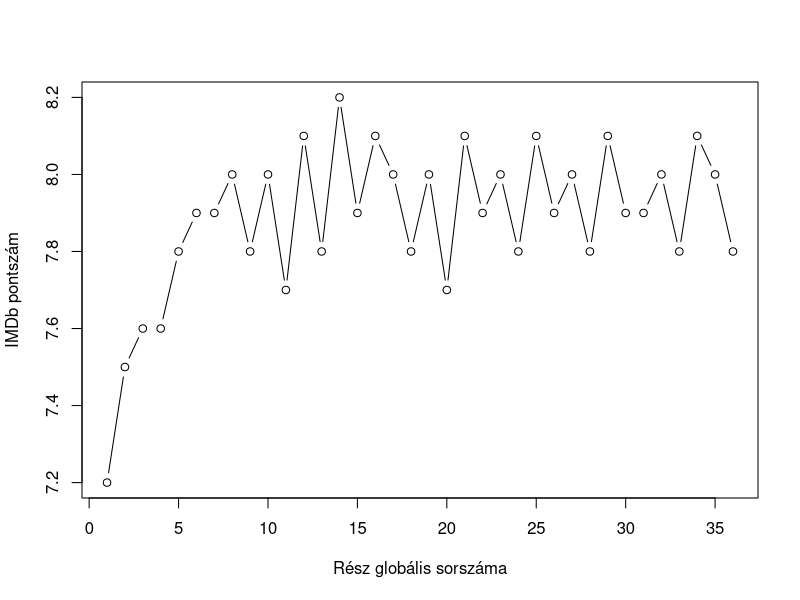
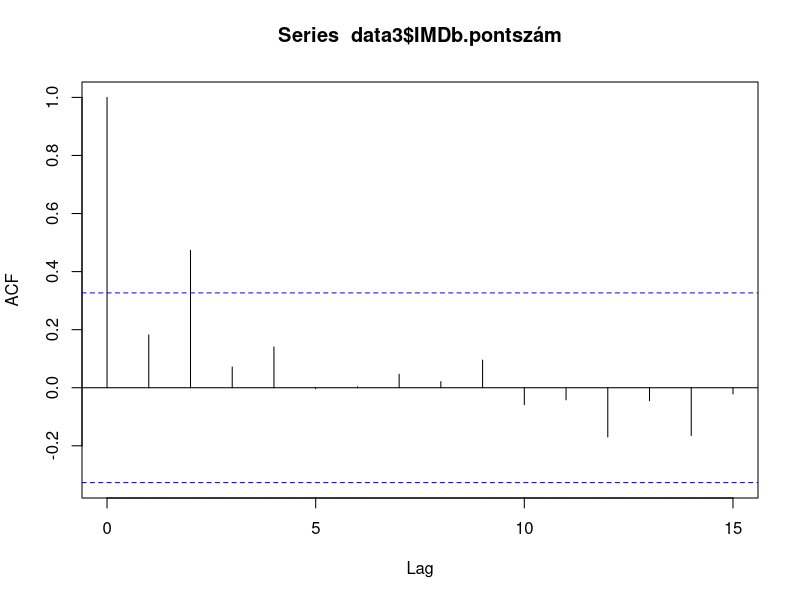
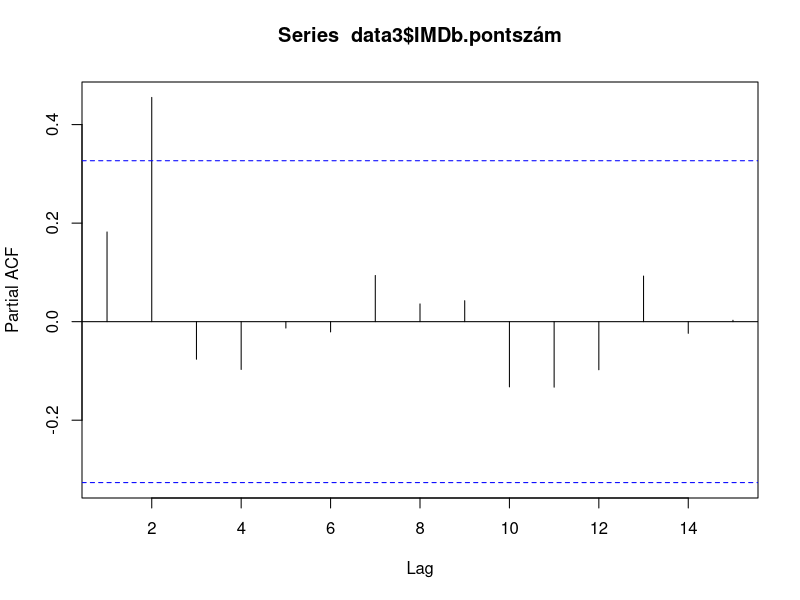
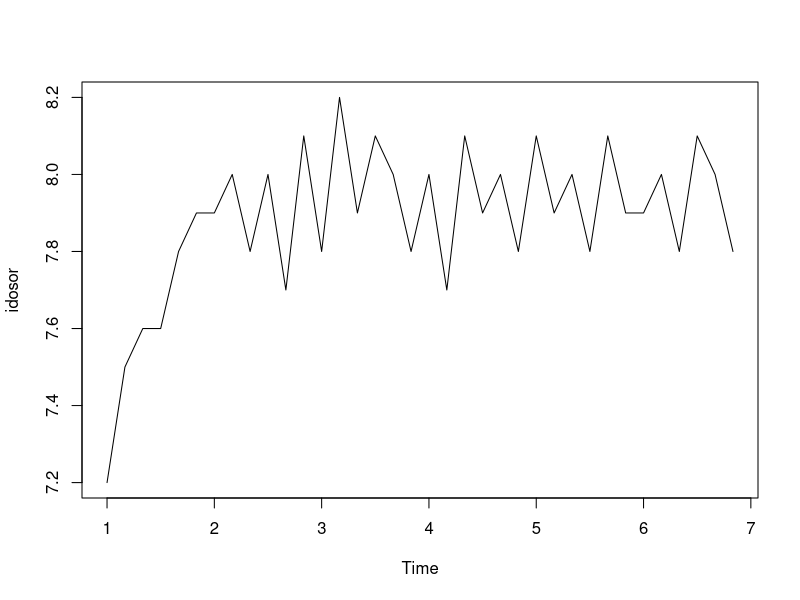
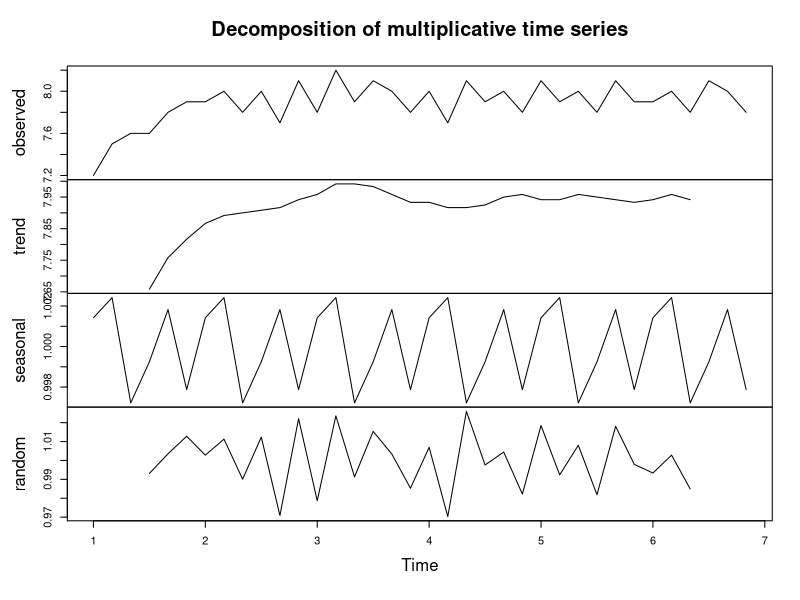
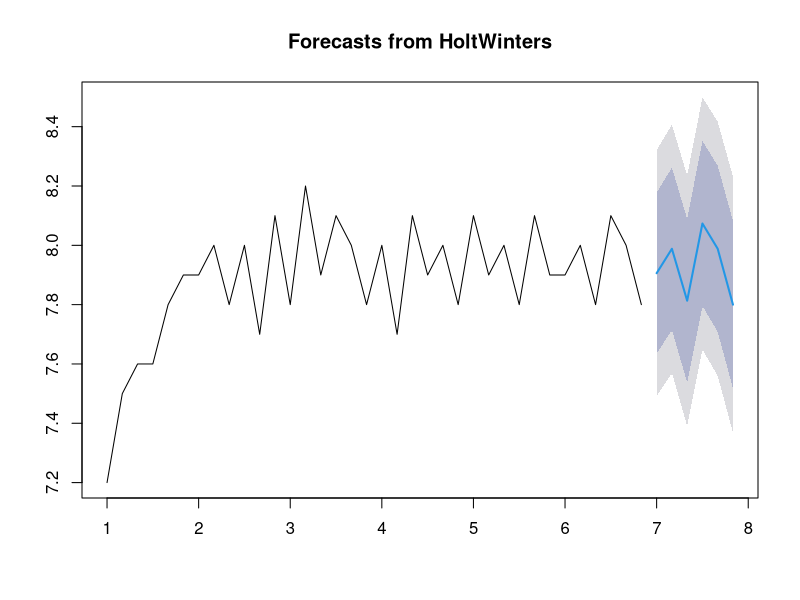
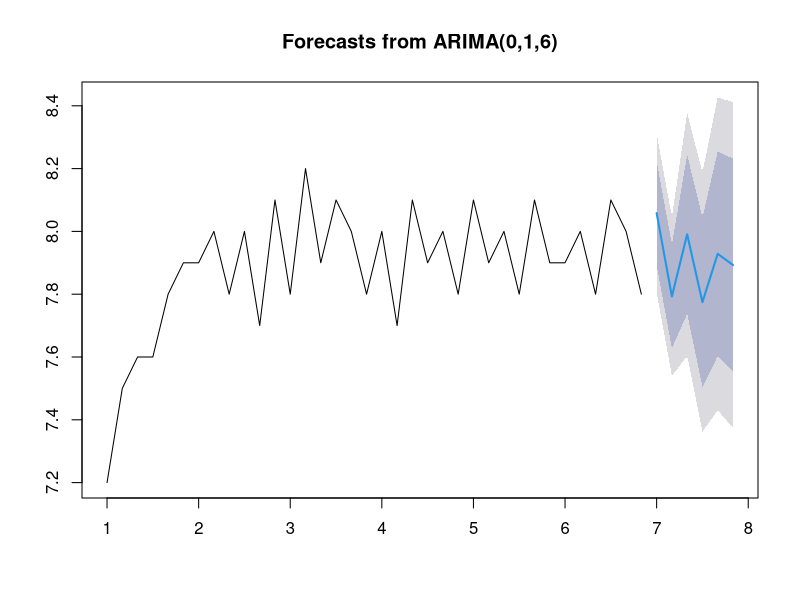

Source code (R) for these figures, in order:
## ---- chunk 1
data1 <- read.csv("./bead41/bead41.1.csv")
## ---- chunk 2

linreg <- lm(
  IMDb.pontszám ~ Bevétel + Hossz,
  data = data1,
)
summary <- summary(linreg)
summary

## ---- chunk 3
linreg$coefficients
## ---- chunk 4
summary$coefficients
## ---- chunk 5
summary$r.squared
## ---- chunk 6
pf(
  summary$fstatistic[["value"]],
  summary$fstatistic[["numdf"]],
  summary$fstatistic[["dendf"]],
  lower.tail = FALSE,
)
## ---- chunk 7
confint(linreg, level = 0.95)
## ---- chunk 8
linreg2 <- lm(
  Bevétel ~ Hossz + IMDb.pontszám,
  data = data1
)
prediction <- predict.lm(
  linreg2,
  data.frame(Hossz = 130, IMDb.pontszám = 8.5),
  interval = "confidence",
  level = 0.95,
)
## ---- chunk 9
prediction[1]
## ---- chunk 10
data2 <- read.csv("./bead41/bead41.2.csv")
## ---- chunk 11
shapiro.test(data2$Akció)
shapiro.test(data2$Vígjáték)
shapiro.test(data2$Romantikus)
shapiro.test(data2$Dráma)
## ---- chunk 12
akcio      <- data.frame(címke = "Akció",      pontszám = data2$Akció)
vigjatek   <- data.frame(címke = "Vígjáték",   pontszám = data2$Vígjáték)
romantikus <- data.frame(címke = "Romantikus", pontszám = data2$Romantikus)
drama      <- data.frame(címke = "Dráma",      pontszám = data2$Dráma)

atstrukturalt_data2 <- rbind(akcio, vigjatek, romantikus, drama)
## ---- chunk 13
kruskal.test(pontszám ~ címke, data = atstrukturalt_data2)
## ---- chunk 14
data3 <- read.csv("./bead41/bead41.3.csv")
data3
## ---- chunk 15
plot(
  seq(1, 36), data3$IMDb.pontszám,
  xlab = "Rész globális sorszáma", ylab = "IMDb pontszám",
  type = "b",
)
## ---- chunk 16
acf(data3$IMDb.pontszám)
## ---- chunk 17
pacf(data3$IMDb.pontszám)
## ---- chunk 18
idosor <- ts(data3$IMDb.pontszám, frequency = 6)
plot.ts(idosor)
components <- decompose(idosor, type = "multiplicative")
plot(components)
## ---- chunk 19
library("forecast")
## ---- chunk 20
model1 <- HoltWinters(idosor, beta = FALSE, gamma = TRUE)

model1_f <- forecast(model1, h = 6)

plot(model1_f)

model2 <- arima(idosor, order = c(0, 1, 6))
model2_f <- forecast(model2, h = 6)

plot(model2_f)
